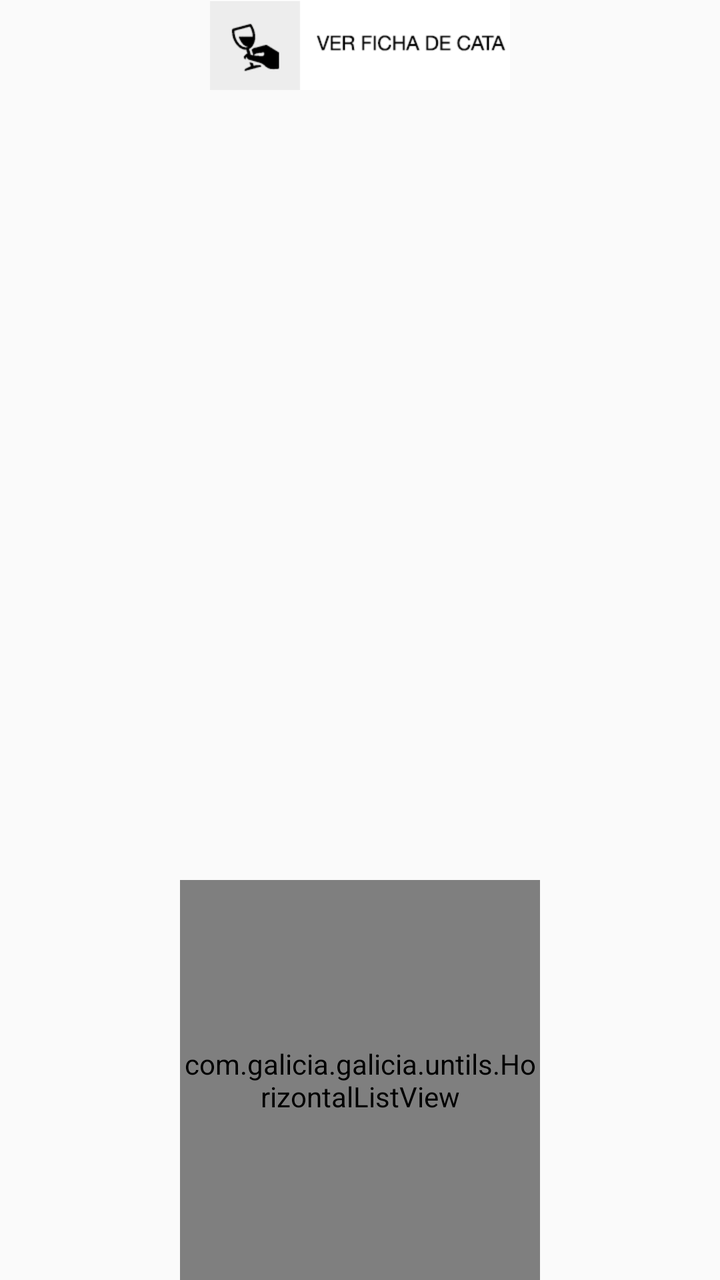
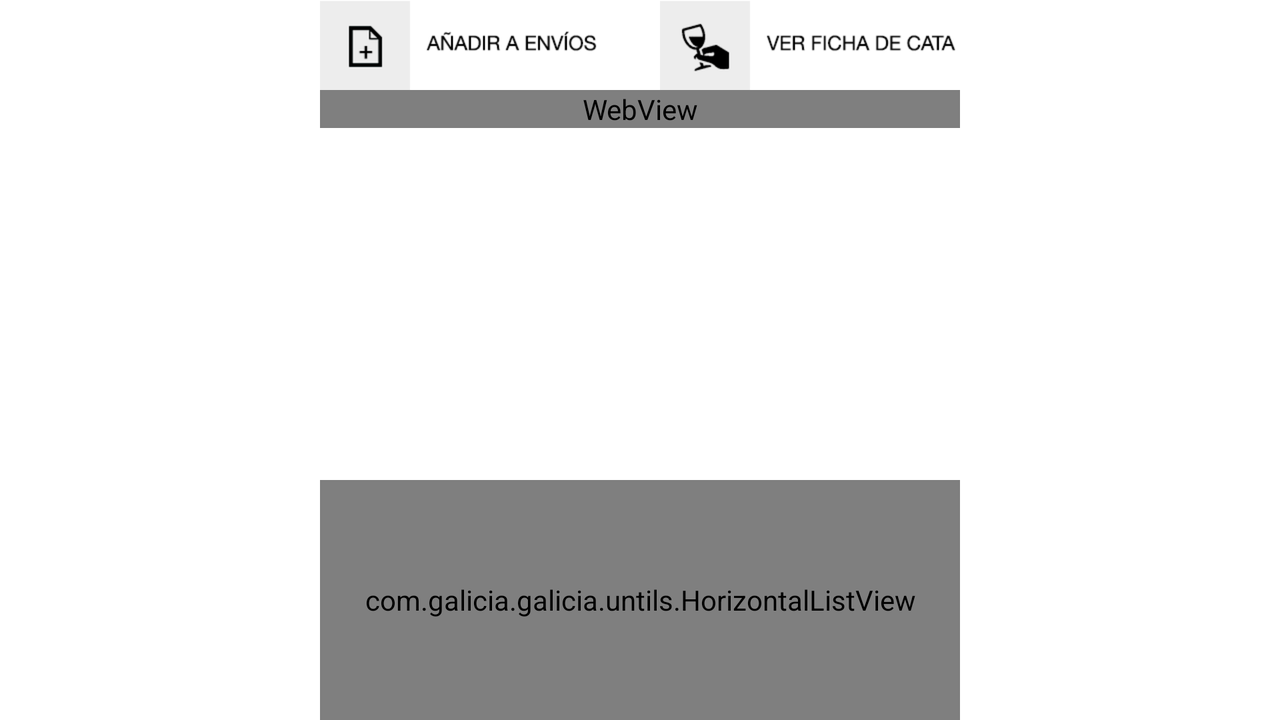

One screen, two layout resources from the same app: the default and the repository's alternative for another configuration. Each is rendered where Android would select it; the XML of both is given below.
<!-- AndroidManifest.xml: application theme AppTheme -->
<!-- res/layout/fragment_product_more_detail_universal.xml -->
<?xml version="1.0" encoding="utf-8"?>
<LinearLayout xmlns:android="http://schemas.android.com/apk/res/android"
    android:orientation="horizontal" android:layout_width="match_parent"
    android:layout_height="match_parent">

    <LinearLayout
        android:orientation="horizontal"
        android:layout_width="match_parent"
        android:layout_height="match_parent"
        android:layout_weight="3">

        <ImageView
            android:layout_width="match_parent"
            android:layout_height="wrap_content"
            android:id="@+id/ivCompanyLogo_FPU"
            android:src="@drawable/logo" />
    </LinearLayout>

    <RelativeLayout
        android:orientation="horizontal"
        android:layout_width="match_parent"
        android:layout_height="match_parent"
        android:layout_weight="2">
        <ScrollView
            android:layout_width="match_parent"
            android:layout_height="match_parent"
            android:layout_above="@+id/hlvAllProduct_FPU"
            android:layout_below="@+id/ivAddProduct_FPU">
            <TextView
                android:layout_width="match_parent"
                android:layout_height="match_parent"
                android:id="@+id/tvProductDetail_FPU"/>
        </ScrollView>
        <com.galicia.galicia.untils.HorizontalListView
            android:layout_width="match_parent"
            android:layout_height="200dp"
            android:id="@+id/hlvAllProduct_FPU"
            android:layout_alignParentBottom="true"
            android:layout_alignParentLeft="true"
            android:layout_alignParentStart="true"
            android:fillViewport="false">

        </com.galicia.galicia.untils.HorizontalListView>

        <ImageView
            android:layout_width="match_parent"
            android:layout_height="wrap_content"
            android:id="@+id/ivAddProduct_FPU"
            android:layout_alignParentTop="true"
            android:layout_alignParentLeft="true"
            android:layout_alignParentStart="true"
            android:src="@drawable/btn_cata" />
    </RelativeLayout>

    <RelativeLayout
        android:orientation="horizontal"
        android:layout_width="match_parent"
        android:layout_height="match_parent"
        android:layout_weight="3"
        android:id="@+id/rlMoreDetailContainer_FPU">

        <ListView
            android:layout_width="match_parent"
            android:layout_height="match_parent"
            android:id="@+id/lvProductVideo_FPU"
            android:layout_weight="1" />

        <ImageView
            android:layout_width="wrap_content"
            android:layout_height="wrap_content"
            android:id="@+id/ivProductPhoto_FPU"
            android:layout_centerVertical="true"
            android:layout_centerHorizontal="true" />
    </RelativeLayout>
</LinearLayout>
<!-- resources referenced by this layout -->
<resources>
  <!-- drawable btn_cata: png bitmap (drawable-hdpi, 3454 bytes) -->
  <!-- drawable logo: png bitmap (drawable-large-hdpi, 8166 bytes) -->
  <style name="AppTheme" parent="AppTheme.Base" />
  <style name="AppTheme.Base" parent="Theme.AppCompat.Light">
          <item name="android:windowNoTitle">true</item>
          <item name="windowActionBar">false</item>
          <item name="drawerArrowStyle">@style/DrawerArrowStyle</item>
      </style>
  <style name="DrawerArrowStyle" parent="Widget.AppCompat.DrawerArrowToggle">
          <item name="spinBars">true</item>
          <item name="color">@android:color/white</item>
      </style>
</resources>
<!-- res/layout-land/fragment_product_more_detail_universal.xml (the repository's variant of the layout above) -->
<!-- drawn on the phone turned sideways -->
<?xml version="1.0" encoding="utf-8"?>
<LinearLayout  xmlns:android="http://schemas.android.com/apk/res/android"
    android:orientation="horizontal" android:layout_width="match_parent"
    android:layout_height="match_parent"
    android:background="@android:color/white">

    <LinearLayout
        android:orientation="horizontal"
        android:layout_width="match_parent"
        android:layout_height="match_parent"
        android:layout_weight="3" android:id="@+id/llCompanyLogo_FPU"
        android:background="@android:color/white"
        android:padding="@dimen/default_padding">

        <ImageView
            android:layout_width="match_parent"
            android:layout_height="wrap_content"
            android:id="@+id/ivCompanyLogo_FPU"
            android:src="@drawable/logo" />
    </LinearLayout>

    <LinearLayout
        android:layout_width="match_parent"
        android:layout_height="match_parent"
        android:layout_weight="2"
        android:id="@+id/llDetailContainer_FPU"
        android:background="@android:color/white"
        android:padding="@dimen/default_padding">
        <RelativeLayout
            android:orientation="horizontal"
            android:layout_width="match_parent"
            android:layout_height="match_parent"
            >
            <ScrollView
                android:layout_width="match_parent"
                android:layout_height="match_parent"
                android:layout_above="@+id/hlvAllProduct_FPU"
                android:id="@+id/scrollView"
                android:layout_below="@+id/ivAddProduct_FPU">

                <WebView
                    android:layout_width="match_parent"
                    android:layout_height="match_parent"
                    android:id="@+id/wvProductDescription_FPU"
                    android:focusableInTouchMode="false"
                    android:textColor="@android:color/black" />
            </ScrollView>
            <com.galicia.galicia.untils.HorizontalListView
                android:layout_width="match_parent"
                android:layout_height="120dp"
                android:id="@+id/hlvAllProduct_FPU"
                android:layout_alignParentBottom="true"
                android:layout_alignParentLeft="true"
                android:layout_alignParentStart="true"
                android:fillViewport="false">

            </com.galicia.galicia.untils.HorizontalListView>

            <ImageView
                android:layout_width="wrap_content"
                android:layout_height="wrap_content"
                android:id="@+id/ivFichaProduct_FPU"
                android:src="@drawable/btn_cata"
                android:layout_alignParentTop="true"
                android:layout_alignParentRight="true" />

            <ImageView
                android:layout_width="wrap_content"
                android:layout_height="wrap_content"
                android:id="@+id/ivAddProduct_FPU"
                android:src="@drawable/btn_add_envio"
                android:layout_alignParentTop="true"
                android:layout_alignParentLeft="true"
                android:layout_alignParentStart="true" />
        </RelativeLayout>

    </LinearLayout>

    <LinearLayout
        android:layout_width="match_parent"
        android:layout_height="match_parent"
        android:id="@+id/llMoreDetailContainer_FPU"
        android:layout_weight="3"
        android:backgroundTint="@android:color/white"
        android:padding="@dimen/default_padding">
        <RelativeLayout
            android:orientation="horizontal"
            android:layout_width="wrap_content"
            android:layout_height="wrap_content"
            android:layout_weight="3"
            android:background="@android:color/white">

            <ListView
                android:layout_width="match_parent"
                android:layout_height="match_parent"
                android:id="@+id/lvProductVideo_FPU"
                android:layout_weight="1" />

            <RelativeLayout
                android:orientation="horizontal"
                android:layout_width="match_parent"
                android:layout_height="match_parent"
                android:layout_centerVertical="true"
                android:layout_centerHorizontal="true"
                android:padding="10dp"
                android:id="@+id/rlProductPhoto_FPU"
                android:background="@android:color/white">

                <ImageView
                    android:layout_width="match_parent"
                    android:layout_height="match_parent"
                    android:id="@+id/ivProductPhoto_FPU"
                    android:layout_centerHorizontal="true"
                    android:layout_above="@+id/tvThirdProductTitle_FPU"
                    android:layout_alignParentTop="true" />

                <TextView
                    android:layout_width="wrap_content"
                    android:layout_height="wrap_content"
                    android:id="@+id/tvThirdProductTitle_FPU"
                    android:padding="10dp"
                    android:layout_alignParentBottom="true"
                    android:textColor="@android:color/black"
                    android:layout_alignParentLeft="true"
                    android:layout_alignParentStart="true"
                    android:layout_alignParentRight="true"
                    android:layout_alignParentEnd="true"
                    android:singleLine="false"
                    android:gravity="center_horizontal" />
            </RelativeLayout>
        </RelativeLayout>

    </LinearLayout>

</LinearLayout>
<!-- resources referenced by the variant -->
<!-- as the phone turned sideways resolves them -->
<resources>
  <!-- from res/values-w600dp/ -->
  <dimen name="default_padding">0dp</dimen>
  <!-- drawable btn_add_envio: png bitmap (drawable-hdpi, 3116 bytes) -->
  <!-- drawable btn_cata: png bitmap (drawable-hdpi, 3454 bytes) -->
  <!-- drawable logo: png bitmap (drawable-large-hdpi, 8166 bytes) -->
  <style name="AppTheme" parent="AppTheme.Base" />
  <style name="AppTheme.Base" parent="Theme.AppCompat.Light">
          <item name="android:windowNoTitle">true</item>
          <item name="windowActionBar">false</item>
          <item name="drawerArrowStyle">@style/DrawerArrowStyle</item>
      </style>
  <style name="DrawerArrowStyle" parent="Widget.AppCompat.DrawerArrowToggle">
          <item name="spinBars">true</item>
          <item name="color">@android:color/white</item>
      </style>
</resources>
